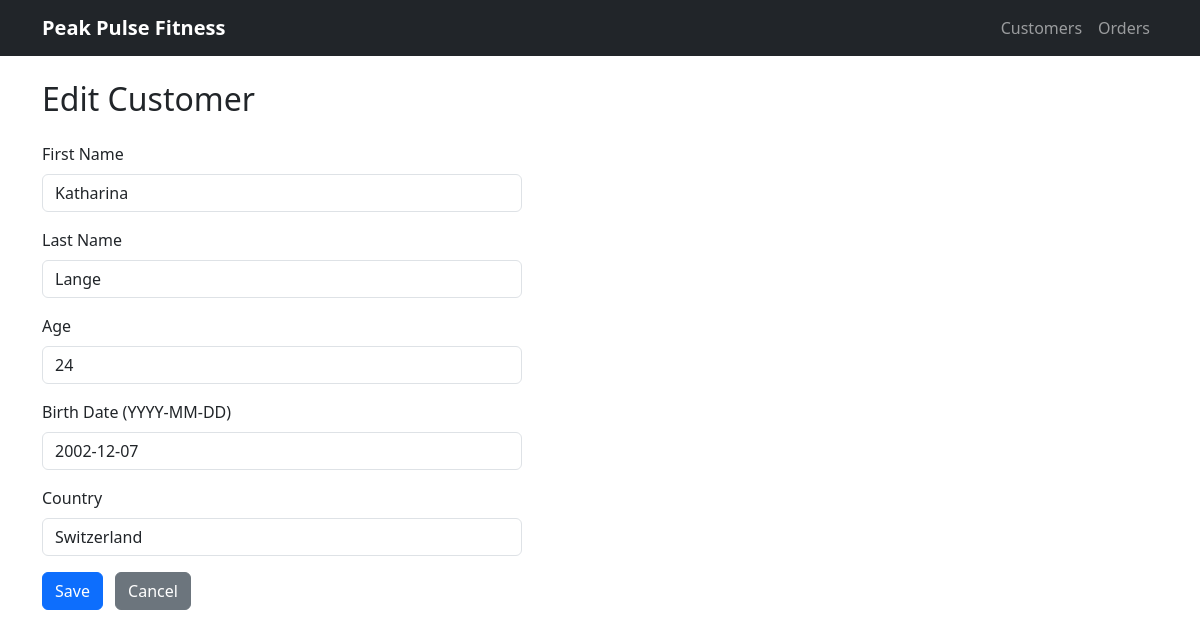
Screenshot of /customers/2/edit with the database file from the repository.
### models.py (models this page shows)
class Customer(db.Model):
    __tablename__ = 'Customer_data'
    CustomerID = db.Column(db.Integer, primary_key=True)
    FirstName  = db.Column(db.String, nullable=False)
    LastName   = db.Column(db.String, nullable=False)
    Age        = db.Column(db.Integer, nullable=False)
    BirthDate  = db.Column(db.String, nullable=False)
    Country    = db.Column(db.String, nullable=False)
    orders = db.relationship('Order', back_populates='customer')

### routes.py (the view, shortened to what this page needs)
@app.route('/customers/<int:customer_id>/edit', methods=['GET', 'POST'])
def customer_edit(customer_id):
    customer = Customer.query.get_or_404(customer_id)
    form     = CustomerForm(obj=customer)
    return render_template('customers/form.html', form=form, title='Edit Customer')

### routes.py
class CustomerForm(FlaskForm):
    FirstName = StringField('First Name', validators=[DataRequired()])
    LastName  = StringField('Last Name',  validators=[DataRequired()])
    Age       = IntegerField('Age',       validators=[DataRequired()])
    BirthDate = StringField('Birth Date (YYYY-MM-DD)', validators=[DataRequired()])
    Country   = StringField('Country',   validators=[DataRequired()])
    submit    = SubmitField('Save')

### templates/customers/form.html (shortened to what this page needs)
{% extends 'base.html' %}
{% block content %}
<h2 class="mb-4">{{ title }}</h2>
<form method="post" novalidate style="max-width: 480px;">
    <div class="mb-3">
        {{ form.FirstName.label(class="form-label") }}
        {{ form.FirstName(class="form-control" + (" is-invalid" if form.FirstName.errors else "")) }}
    </div>
    <div class="mb-3">
        {{ form.LastName.label(class="form-label") }}
        {{ form.LastName(class="form-control" + (" is-invalid" if form.LastName.errors else "")) }}
    </div>
    <div class="mb-3">
        {{ form.Age.label(class="form-label") }}
        {{ form.Age(class="form-control" + (" is-invalid" if form.Age.errors else "")) }}
    </div>
    <div class="mb-3">
        {{ form.BirthDate.label(class="form-label") }}
        {{ form.BirthDate(class="form-control" + (" is-invalid" if form.BirthDate.errors else ""),
                          placeholder="YYYY-MM-DD") }}
    </div>
    <div class="mb-3">
        {{ form.Country.label(class="form-label") }}
        {{ form.Country(class="form-control" + (" is-invalid" if form.Country.errors else "")) }}
    </div>
    {{ form.submit(class="btn btn-primary") }}
    <a href="{{ url_for('customer_list') }}" class="btn btn-secondary ms-2">Cancel</a>
</form>
{% endblock %}

### rows the page displays
Customer: FirstName "Katharina", LastName "Lange", Age "24", BirthDate "2002-12-07", Country "Switzerland"

### other values shown
{{ title }} "Edit Customer"
